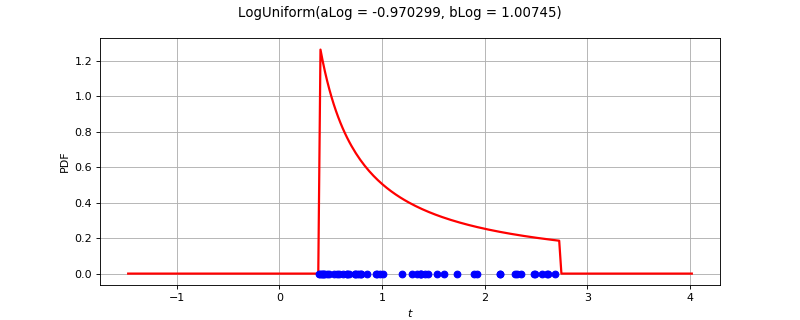

Here is the Python script that generated this plot:
import openturns as ot
from matplotlib import pyplot as plt
from openturns.viewer import View
ot.RandomGenerator.SetSeed(0)
factory = ot.LogUniformFactory()
ref = factory.build()
dimension = ref.getDimension()
if dimension <= 2:
    sample = ref.getSample(50)
    distribution = factory.build(sample)
    if dimension == 1:
        distribution.setDescription(['$t$'])
        pdf_graph = distribution.drawPDF(256)
        cloud = ot.Cloud(sample, ot.NumericalSample(sample.getSize(), 1))
        cloud.setColor('blue')
        cloud.setPointStyle('fcircle')
        pdf_graph.add(cloud)
        fig = plt.figure(figsize=(10, 4))
        plt.suptitle(str(distribution))
        pdf_axis = fig.add_subplot(111)
        View(pdf_graph, figure=fig, axes=[pdf_axis], add_legend=False)
    else:
        sample = ref.getSample(500)
        distribution.setDescription(['$t_0$', '$t_1$'])
        pdf_graph = distribution.drawPDF([256]*2)
        cloud = ot.Cloud(sample)
        cloud.setColor('red')
        cloud.setPointStyle('fcircle')
        pdf_graph.add(cloud)
        fig = plt.figure(figsize=(10, 4))
        plt.suptitle(str(distribution))
        pdf_axis = fig.add_subplot(111)
        View(pdf_graph, figure=fig, axes=[pdf_axis], add_legend=False)
